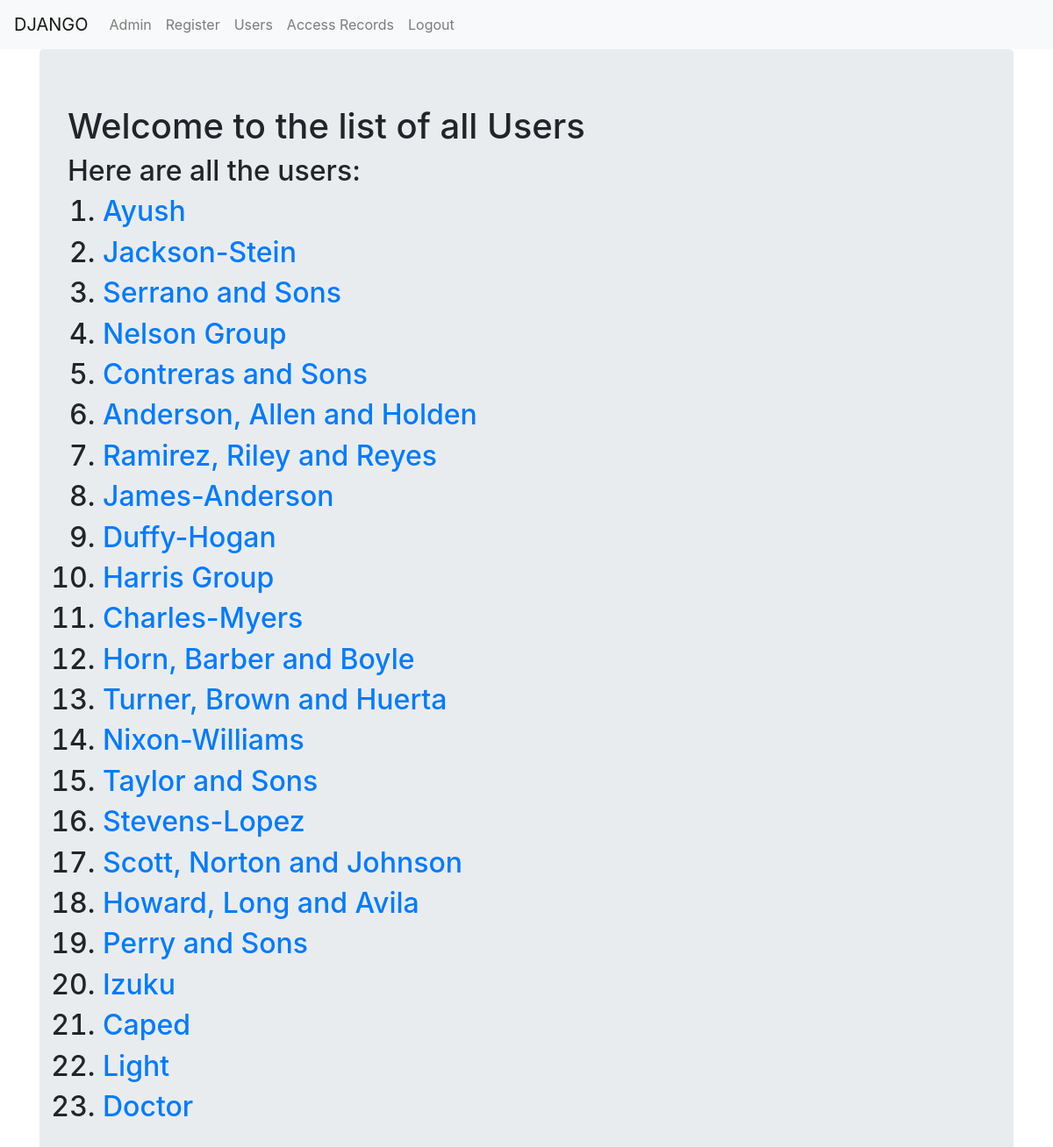
The page /webapp/users_list/ (signed in) on the database its author committed.
### webapp/models.py (models this page shows, shortened)
class User(models.Model):
    first_name = models.CharField(max_length=64)
    last_name = models.CharField(max_length=64)
    email = models.EmailField()

### webapp/views.py (the view)
class UsersListView(ListView):
    model = User
    template_name = 'webapp/user_list.html'

### templates/webapp/user_list.html
{% extends "webapp/base.html" %}
{% block body_block %}
<div class="jumbotron">
  <h1>Welcome to the list of all Users</h1>
  <h2>Here are all the users:</h2>
  <ol>
    {% for user in user_list %}
    <h2><li><a href="{{ user.id }}">{{ user.first_name }}</a></li></h2>
    {% endfor %}
  </ol>
</div>
{% endblock %}

### rows shown on the page
User: first_name "Ayush"
User: first_name "Jackson-Stein"
User: first_name "Serrano and Sons"
User: first_name "Nelson Group"
User: first_name "Contreras and Sons"
User: first_name "Anderson, Allen and Holden"
User: first_name "Ramirez, Riley and Reyes"
User: first_name "James-Anderson"
User: first_name "Duffy-Hogan"
User: first_name "Harris Group"
User: first_name "Charles-Myers"
User: first_name "Horn, Barber and Boyle"
User: first_name "Turner, Brown and Huerta"
User: first_name "Nixon-Williams"
User: first_name "Taylor and Sons"
User: first_name "Stevens-Lopez"
User: first_name "Scott, Norton and Johnson"
User: first_name "Howard, Long and Avila"
User: first_name "Perry and Sons"
User: first_name "Izuku"
User: first_name "Caped"
User: first_name "Light"
User: first_name "Doctor"
